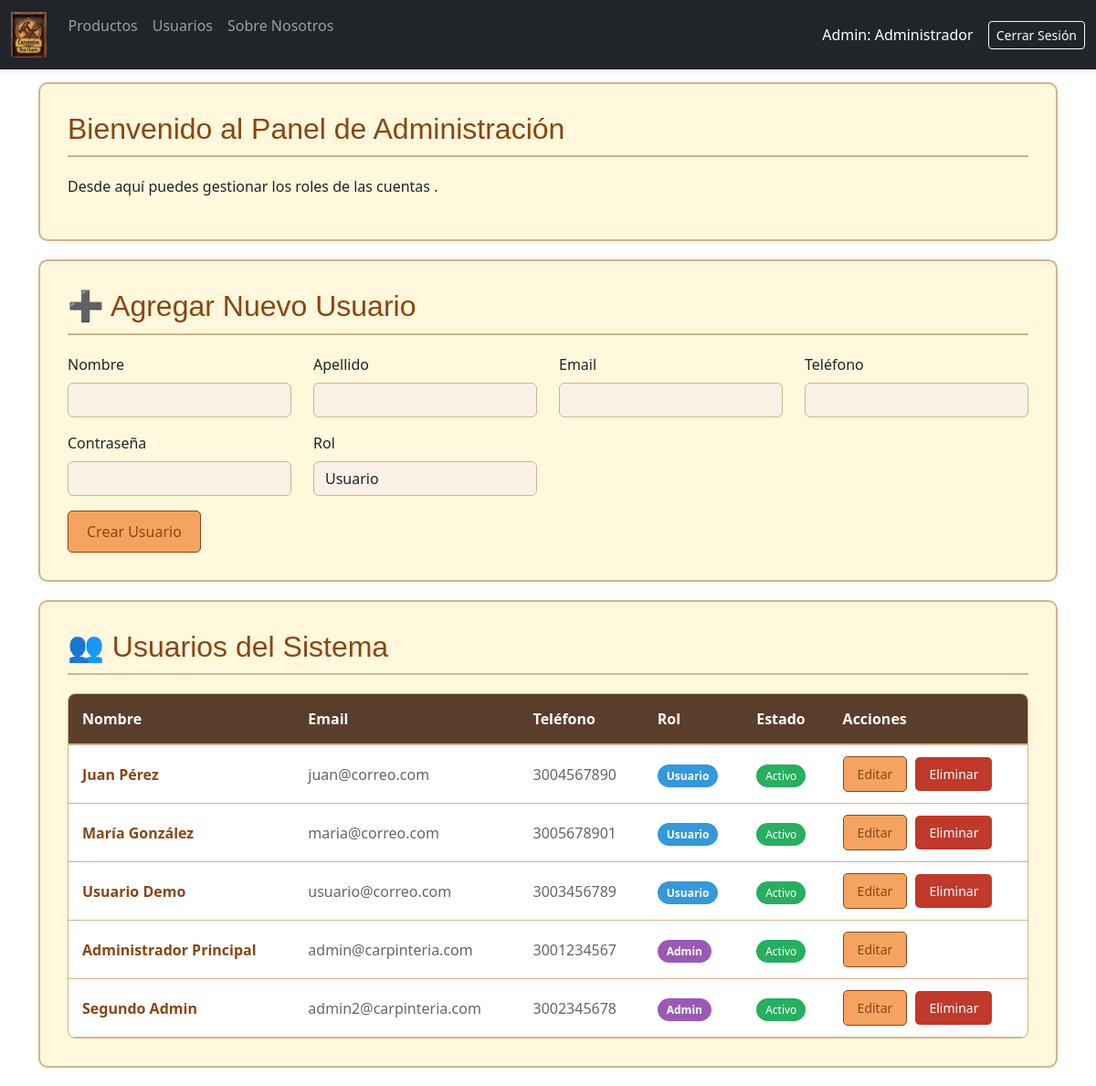
Screenshot of /backend/php/admin/usuarios.php (signed in) with the database file from the repository.
### tables this page shows
CREATE TABLE IF NOT EXISTS usuarios (
    id INT AUTO_INCREMENT PRIMARY KEY,
    email VARCHAR(255) NOT NULL UNIQUE,
    password VARCHAR(255) NOT NULL,
    nombre VARCHAR(100) NOT NULL,
    apellido VARCHAR(100),
    telefono VARCHAR(20),
    rol ENUM('admin', 'usuario') NOT NULL DEFAULT 'usuario',
    activo TINYINT(1) DEFAULT 1,
    created_at TIMESTAMP DEFAULT CURRENT_TIMESTAMP,
    updated_at TIMESTAMP DEFAULT CURRENT_TIMESTAMP ON UPDATE CURRENT_TIMESTAMP,
    INDEX idx_email (email),
    INDEX idx_rol (rol),
    INDEX idx_activo (activo)
);

### backend/php/admin/usuarios.php (the view, shortened to what this page needs)
<?php
require_once '../config/db.php';
$usuario_editar = null;
$stmt = $pdo->query("SELECT * FROM usuarios ORDER BY rol DESC, nombre ASC");
$usuarios = $stmt->fetchAll();
?>
<!DOCTYPE html>
<html lang="es">
<head>
    <link rel="stylesheet" href="../../../frontend/css/producto_estile.css">
    <link href="https://cdn.jsdelivr.net/npm/bootstrap@5.3.3/dist/css/bootstrap.min.css" rel="stylesheet">
</head>
<body>
    <header>
        <nav class="navbar navbar-expand-sm navbar-dark bg-dark">
            <div class="container-fluid">
                <div class="collapse navbar-collapse" id="mynavbar">
                    <ul class="navbar-nav me-auto mb-2 mb-sm-0">
                    <a class="navbar-brand" href="../../../backend/php/admin/index.html">
                        <img class="foto" src="../../../frontend/views/Carpintin-Don-Gusto/img/logo.jpg" alt="Logotipo" style="height: 50px;">
                    </a>
                        <li class="nav-item">
                            <a class="nav-link" href="index.php">Productos</a>
                        </li>
                        <li class="nav-item">
                            <a class="nav-link" href="usuarios.php">Usuarios</a>
                        </li>
                            <li class="nav-item">
                                <a class="nav-link" href="sobre-nosotros.php">Sobre Nosotros</a>
                            </li>
                    </ul>
                    <div class="d-flex align-items-center">
                        <span class="text-white me-3">Admin: <?php echo htmlspecialchars($_SESSION['usuario_nombre']); ?></span>
                        <a href="logout.php" class="btn btn-outline-light btn-sm">Cerrar Sesión</a>
                    </div>
                </div>
            </div>
        </nav>
    </header>
    <div class="container">
        <div class="admin-section">
            <h2>Bienvenido al Panel de Administración</h2>
            <p>Desde aquí puedes gestionar los roles de las cuentas .</p>
        </div>
    </div>
    <div class="container">
        <div class="admin-section">
            <h2><?php echo $usuario_editar ? '✏️ Editar Usuario' : '➕ Agregar Nuevo Usuario'; ?></h2>
            <form method="POST" action="">
                <div class="row">
                    <div class="col-md-3 mb-3">
                        <label for="nombre" class="form-label">Nombre</label>
                        <input type="text" class="form-control" id="nombre" name="nombre" required value="<?php echo htmlspecialchars($usuario_editar['nombre'] ?? ''); ?>">
                    </div>
                    <div class="col-md-3 mb-3">
                        <label for="apellido" class="form-label">Apellido</label>
                        <input type="text" class="form-control" id="apellido" name="apellido" value="<?php echo htmlspecialchars($usuario_editar['apellido'] ?? ''); ?>">
                    </div>
                    <div class="col-md-3 mb-3">
                        <label for="email" class="form-label">Email</label>
                        <input type="email" class="form-control" id="email" name="email" required value="<?php echo htmlspecialchars($usuario_editar['email'] ?? ''); ?>">
                    </div>
                    <div class="col-md-3 mb-3">
                        <label for="telefono" class="form-label">Teléfono</label>
                        <input type="text" class="form-control" id="telefono" name="telefono" value="<?php echo htmlspecialchars($usuario_editar['telefono'] ?? ''); ?>">
                    </div>
                </div>
                <div class="row">
                    <div class="col-md-3 mb-3">
                        <label for="password" class="form-label"><?php echo $usuario_editar ? 'Nueva Contraseña (dejar vacío para mantener)' : 'Contraseña'; ?></label>
                        <input type="password" class="form-control" id="password" name="password" <?php echo $usuario_editar ? '' : 'required'; ?>>
                    </div>
                    <div class="col-md-3 mb-3">
                        <label for="rol" class="form-label">Rol</label>
                        <select class="form-control" id="rol" name="rol">
                            <option value="usuario" <?php echo (isset($usuario_editar['rol']) && $usuario_editar['rol'] === 'usuario') ? 'selected' : ''; ?>>Usuario</option>
                        </select>
                    </div>
                </div>
                <button type="submit" class="btn btn-add"><?php echo $usuario_editar ? 'Actualizar Usuario' : 'Crear Usuario'; ?></button>
            </form>
        </div>
        <div class="admin-section">
            <h2>👥 Usuarios del Sistema</h2>
            <div class="table-container">
                <table class="user-table" id="usuariosTable">
                    <thead>
                        <tr>
                            <th>Nombre</th>
                            <th>Email</th>
                            <th>Teléfono</th>
                            <th>Rol</th>
                            <th>Estado</th>
                            <th>Acciones</th>
                        </tr>
                    </thead>
                    <tbody>
                        <?php if (count($usuarios) === 0): ?>
                            <tr>
                                <td colspan="6" class="empty-state">No hay usuarios aún</td>
                            </tr>
                        <?php else: ?>
                            <?php foreach ($usuarios as $user): ?>
                                <tr>
                                    <td class="nombre"><?php echo htmlspecialchars($user['nombre'] . ' ' . ($user['apellido'] ?? '')); ?></td>
                                    <td class="email"><?php echo htmlspecialchars($user['email']); ?></td>
                                    <td class="telefono"><?php echo htmlspecialchars($user['telefono'] ?? 'No especificado'); ?></td>
                                    <td>
                                        <span class="rol-badge <?php echo $user['rol'] === 'admin' ? 'rol-admin' : 'rol-usuario'; ?>">
                                            <?php echo $user['rol'] === 'admin' ? 'Admin' : 'Usuario'; ?>
                                        </span>
                                    </td>
                                    <td>
                                        <?php if ($user['activo']): ?>
                                            <span class="activo-badge">Activo</span>
                                        <?php else: ?>
                                            <span class="inactivo-badge">Inactivo</span>
                                        <?php endif; ?>
                                    </td>
                                    <td class="actions">
                                        <a href="?editar=<?php echo $user['id']; ?>" class="btn btn-edit">Editar</a>
                                        <?php if ($user['id'] != $_SESSION['usuario_id']): ?>
                                            <?php if ($user['activo']): ?>
                                                <a href="?eliminar=<?php echo $user['id']; ?>" class="btn btn-delete" onclick="return confirm('¿Estás seguro de que deseas eliminar este usuario?');">Eliminar</a>
                                            <?php else: ?>
                                                <a href="?activar=<?php echo $user['id']; ?>" class="btn btn-activate">Activar</a>
                                            <?php endif; ?>
                                        <?php endif; ?>
                                    </td>
                                </tr>
                            <?php endforeach; ?>
                        <?php endif; ?>
                    </tbody>
                </table>
            </div>
        </div>
    </div>
</body>
</html>

### frontend/css/producto_estile.css (style rules this page uses)
header { background-color: rgba(228, 182, 108, 0.954) !important; position: fixed !important; top: 0 !important; left: 0 !important; right: 0 !important; width: 100% !important; z-index: 9999 !important; box-shadow: 0 2px 5px rgba(0, 0, 0, 0.1) !important; }
body { padding-top: 70px !important; margin-top: 0 !important; }
.navbar { width: 100% !important; margin: 0 !important; }
.row { margin-top: 20px; }
header { margin-bottom: 20px; }

### backend/php/admin/usuarios.php (style rules this page uses)
.admin-section { background-color: #FFF8DC; border: 2px solid #D2B48C; border-radius: 10px; padding: 30px; margin: 20px auto; max-width: 1400px; }
.admin-section h2 { color: #8B4513; font-family: 'Arial', sans-serif; border-bottom: 2px solid #D2B48C; padding-bottom: 10px; margin-bottom: 20px; }
.form-control { border: 1px solid #D2B48C; background-color: #FAF0E6; }
.btn-add { background-color: #F4A460; color: #8B4513; border: 1px solid #8B4513; padding: 10px 20px; font-size: 16px; border-radius: 5px; transition: background-color 0.3s ease, color 0.3s ease; }
.btn-edit { background-color: #F4A460; color: #8B4513; border: 1px solid #8B4513; padding: 8px 15px; font-size: 14px; border-radius: 5px; margin-right: 5px; text-decoration: none; }
.btn-delete { background-color: #c0392b; color: white; border: none; padding: 8px 15px; font-size: 14px; border-radius: 5px; text-decoration: none; }
.table-container { overflow-x: auto; background-color: white; border-radius: 8px; border: 1px solid #D2B48C; }
.user-table { width: 100%; border-collapse: collapse; margin: 0; }
.user-table thead { background-color: #5a3e2b; color: white; }
.user-table th { padding: 15px; text-align: left; font-weight: bold; border-bottom: 2px solid #D2B48C; }
.user-table td { padding: 12px 15px; border-bottom: 1px solid #D2B48C; vertical-align: middle; }
.user-table .nombre { font-weight: bold; color: #8B4513; }
.user-table .email { color: #666; }
.user-table .telefono { color: #666; }
.rol-badge { padding: 4px 10px; border-radius: 15px; font-size: 12px; font-weight: bold; }
.rol-admin { background-color: #9b59b6; color: white; }
.rol-usuario { background-color: #3498db; color: white; }
.activo-badge { background-color: #27ae60; color: white; padding: 4px 10px; border-radius: 15px; font-size: 12px; }
.actions { white-space: nowrap; }

### rows the page displays
usuarios: nombre+apellido "Juan Pérez", email "juan@correo.com", telefono "3004567890", rol "Usuario", activo "Activo"
usuarios: nombre+apellido "María González", email "maria@correo.com", telefono "3005678901", rol "Usuario", activo "Activo"
usuarios: nombre+apellido "Usuario Demo", email "usuario@correo.com", telefono "3003456789", rol "Usuario", activo "Activo"
usuarios: nombre+apellido "Administrador Principal", email "admin@carpinteria.com", telefono "3001234567", rol "Admin", activo "Activo"
usuarios: nombre+apellido "Segundo Admin", email "admin2@carpinteria.com", telefono "3002345678", rol "Admin", activo "Activo"

### other values shown
$_SESSION['usuario_nombre'] "Administrador"
